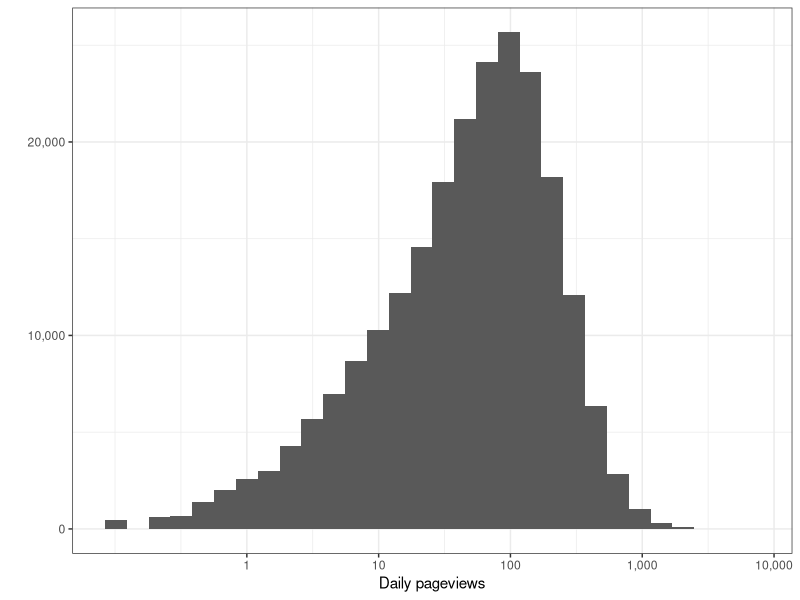
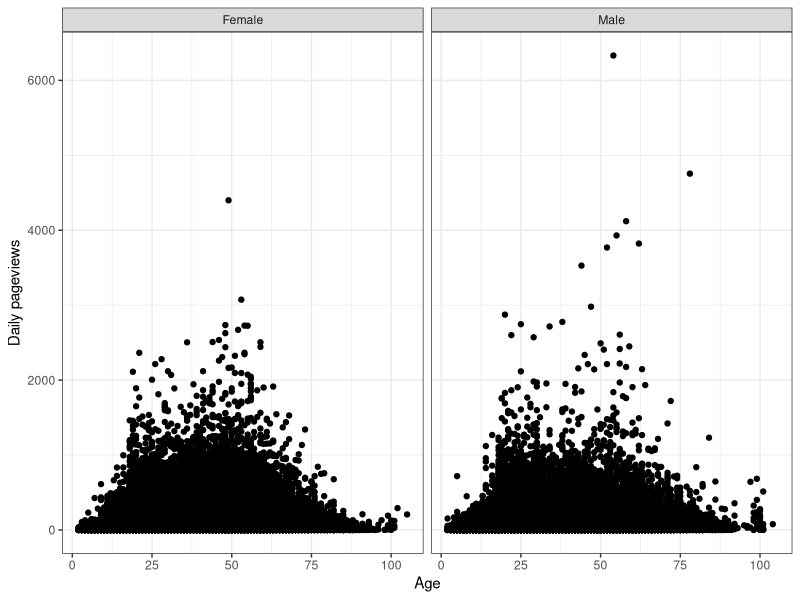

These figures' R source, in order: (Note: this script raises an error after producing the figures.)
require('plyr')
require('ggplot2')
require('scales')
theme_set(theme_bw())

#
# function to compute geometric mean
#
geom.mean <- function(x,dx=0.01) {
  10^mean(log10(x+dx))-dx
}


# read user pageview data
users <- read.table('users.tsv', header=T, sep="\t")


# plot distribution of daily pageviews across all users
p <- ggplot(data=users, aes(x=daily.views))
p <- p + geom_histogram()
p <- p + scale_x_log10(label=comma, breaks=10^(0:ceiling(log10(max(users$daily.views)))))
p <- p + scale_y_continuous(label=comma)
p <- p + xlab('Daily pageviews') + ylab('')
ggsave(p, filename='figures/daily_pageviews_dist.pdf', width=4, height=4)


# plot all daily pageviews by age, faceted by gender
p <- ggplot(data=users, aes(x=age, y=daily.views))
p <- p + geom_point()
p <- p + facet_wrap(~ gender)
p <- p + xlab('Age') + ylab('Daily pageviews')
ggsave(p, filename='figures/daily_pageviews_by_age_and_gender.pdf', width=8, height=4)


# plot median daily pageviews by age, faceted by gender
views.by.age.gender <- ddply(subset(users, age <= 90),
                             c("age","gender"),
                             summarize,
                             median.daily.views=median(daily.views),
                             geom.mean.daily.views=geom.mean(daily.views),
                             num.users=length(daily.views))
p <- ggplot(data=views.by.age.gender, aes(x=age, y=median.daily.views, colour=gender))
p <- p + geom_line(aes(linetype=gender))
p <- p + xlab('Age') + ylab('Daily pageviews')
p <- p + theme(legend.title=element_blank(), legend.position=c(0.9,0.85))
ggsave(p, filename='figures/median_daily_pageviews_by_age_and_gender.pdf', width=8, height=4)


# model daily pageviews by age and gender
adults <- subset(users, age >= 18 & age <= 65)
model <- lm(log10(daily.views+0.01) ~ 1 + age + I(age^2) + gender + age*gender + I(age^2)*gender, data=adults)
model.adults <- expand.grid(age=18:65, gender=factor(c('Male','Female')))
model.adults$daily.views <- 10^predict(model, model.adults)-0.1


# plot modeled pageviews
plot.data <- merge(model.adults, views.by.age.gender, by=c("age", "gender"))
p <- ggplot(data=plot.data, aes(x=age, y=daily.views, colour=gender))
p <- p + geom_line(aes(linetype=gender))
p <- p + geom_point(aes(x=age, y=geom.mean.daily.views, shape=gender))
p <- p + xlab('Age') + ylab('Daily pageviews')
p <- p + theme(legend.title=element_blank(), legend.position=c(0.9,0.85))
ggsave(p, filename='figures/modeled_daily_pageviews_by_age_and_gender.pdf', width=8, height=4)
